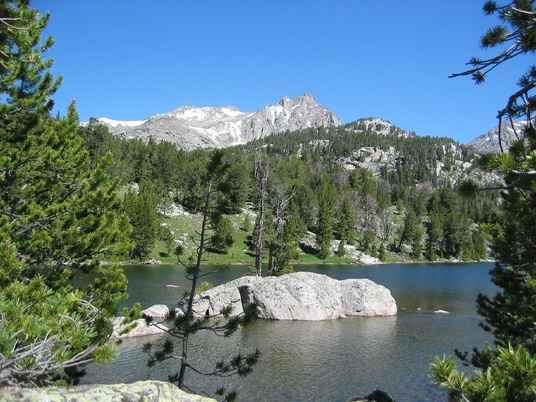
#> input picture release_data/uncropped/346203306_Large.jpg, 536 x 402 px, shrunk from 1024 x 768 before the run; its folder holds 5 pictures in this run
$ jupyter execute --allow-errors autocompcam.ipynb
#> lines starting #> are read from the running program, lines starting #| are printed output that depends on the picture
# autocompcam

Goal: build a camera that can detect if a shot is well framed, helping non-photographers think like photographers and take better pictures<br>
Ideally this would work in real time, but first I'm going to try to get it to work one frame at a time.<br>
Based off of some of this paper: https://dl.acm.org/doi/epdf/10.1145/2647868.2654979

### copied from dataset readme:

The mat file "500_image_dataset.mat" contains a list of 500 images and the corresponding bounding boxes collected on Amazon Mechnical Turk.<br>
The bbox field contains the four corners of bounding box in the order of (height_min, width_min, height_max, width_max).<br>
So, if you have an 3 channel RGB image "im" to crop, this Matlab code will do the job: im(height_min:height_max, width_min:width_max, :).<br>
For some reasons, turkers may fail to provid valid bounding boxes, in these cases, you may get negative coordinates, simply ignore them.<br>
0 value means the first pixel, simply treat them as 1 if using in Matlab.

[cell 1]
import math
import time
from joblib import dump, load

from scipy.io import loadmat

import pandas as pd

from matplotlib import pyplot as plt
import cv2

import numpy as np

from sklearn.utils import shuffle
from sklearn.svm import SVC
from sklearn.preprocessing import StandardScaler
from sklearn.svm import SVR
from sklearn.decomposition import PCA

#> (a cell that did not finish here is left out)

## load an image and it's associated crops to show how the dataset works

For our 'positive' set of well-composed images, we'll use the known good crops of an image generated by this dataset

#> (a cell that did not finish here is left out)

## Saliency Maps

Saliency is great because it is a good metaphor and method to describe the 'most important' parts of an image. This models how humans see, too, because we rarely just look at everything at once, but only focus on a few things at a time. <br>
<br>
The code this paper uses to classify well composed crops relies on saliency maps to reduce image dimensionality. Because they used Matlab, they also were able to draw on the work of some Israeli scientists who developed a really efficient saliency map algorithm. Sadly, the code they provided was an encrypted Matlab class, and was sufficiently complex that recreating that code (and makeing it run fast, possibly with OpenCL kernals) could probably be a whole different project. <br>
<br>
We'll settle for OpenCV's own static saliency map methods, Spectral Residual saliency and Fine Grained. Spectral Residual is a little bit faster, and because I want my stuff to work in real time, I'll use that. I did try running the model with fine grained enabled as well, and didn't see a huge improvement.

#> (a cell that did not finish here is left out)

The other thing that made this paper so unique was how they described images as a spatial pyramid. I won't go into huge detail, but it basically encodes image composition in a small amount of dimensions without the need for CNNs. The code below just describes how the pyramid breaks up the saliency map into a set of histograms.

[cell 5]
#splits image into M by N pixels
def gridSplit(im, M, N):
    return [im[x:x+M,y:y+N] for x in range(0,im.shape[0],M) for y in range(0,im.shape[1],N)]

#find out what we gotta split it into...
#> (the rest of this cell did not finish here and is left out)

## preprocessing

The code below just handles preprocessing for the dataset by making a saliency map for each image, cropping it for the 'well composed' samples, taking random crops for the poorly composed samples, and unrolling each crop into the SPSM described in the paper.

[cell 6]
"""
place all of the above into a single function to do all the preprocessing at once
"""
def gridSplit(im, M, N):
    return [im[x:x+M,y:y+N] for x in range(0,im.shape[0],M) for y in range(0,im.shape[1],N)]

#take random crop of image
# [15 lines left out: function randomCrop, not called in this run]

def histogram2(ssm):
    #find height and width
    height = ssm.shape[0]
    width = ssm.shape[1]

    #level 0
    hist = list(np.bincount(ssm.ravel(),minlength=256))

    #level 1
    sGrid = gridSplit(ssm, math.ceil(height/2), math.ceil(width/2))
    histograms = [list(np.bincount(sub.ravel(),minlength=256)) for sub in sGrid]
    final = []
    for idx, itm in enumerate(histograms[0]):
        for arr in histograms:
            final.append(arr[idx])
    hist.extend(final)

    #level 2
    sGrid = gridSplit(ssm, math.ceil(height/4), math.ceil(width/4))
    histograms = [list(np.bincount(sub.ravel(),minlength=256)) for sub in sGrid]
    final = []
    for idx, itm in enumerate(histograms[0]):
        for arr in histograms:
            final.append(arr[idx])
    hist.extend(final)

    return np.array(hist)


#TODO: add progress bar
def preprocess_all():
    allCrops = []
    allBadCrops = []

    for index, row in train.iterrows():
        #print(str(index) + "/500")

        #open target image
        fName = row.filename
        img = cv2.imread('release_data/uncropped/' + fName, cv2.IMREAD_COLOR)

        #find saliency map!
        saliency = cv2.saliency.StaticSaliencySpectralResidual_create()
        #saliency = cv2.saliency.StaticSaliencyFineGrained_create()
        (success, saliencyMap) = saliency.computeSaliency(img)
        ssm = (saliencyMap * 255).astype("uint8")

        for i, crop in enumerate(row.bbox):
            if crop[0] != -1:
                image = ssm[crop[0]:crop[2], crop[1]:crop[3]] #crop image

                if image.shape[0] != 0 and image.shape[1] != 0:
                    #add to output array
                    allCrops.append(histogram2(image))

                    #make bad crop
                    badCrop = randomCrop(ssm)

                    #add to bad output array
                    allBadCrops.append(histogram2(badCrop))

    return allCrops, allBadCrops

# [25 lines left out: function preprocess_all_singleCrop, not called in this run]

The code below actually runs the preprocessor and generates labels.

#> (a cell that did not finish here is left out)

Next, use an SVR to fit an association between the SPSMs and labels! This will take a little bit, beware. Also, the paper didn't mention it but I'm using a scalar transform and PCA to normalize the matrix values and prevent overfitting. You could also try SVR here, it's up to you.

[cell 8]
ss = StandardScaler()
# run this on our feature matrix
#> (the rest of this cell did not finish here and is left out)

#> (a cell that did not finish here is left out)

#> (a cell that did not finish here is left out)

## testing
Next, test on some sample photos, both from the collection of stuff I've takn as well as the actual dataset. Note the difference here isn't huge, and the model accuracy wasn't great (even without splitting test/training datasets). I will discuss more later.

[cell 11]
def pipeline(fName):
    #load
    img = cv2.imread(fName, cv2.IMREAD_COLOR)

    #saliency
    saliency = cv2.saliency.StaticSaliencySpectralResidual_create()
    #saliency = cv2.saliency.StaticSaliencyFineGrained_create()
    (success, saliencyMap) = saliency.computeSaliency(img)
    ssm = (saliencyMap * 255).astype("uint8")

    #histogram
    hist = histogram2(ssm)
    rhist = hist.reshape(1, -1)

    display(rh)

    #ss and pca
    rhist = ss.transform(rhist)
    rhist = pca.transform(rhist)

    return rhist

# [6 lines left out: function showi, not called in this run]

def pipeline_helper(img_path):
    test_img = pipeline(img_path)
#> in pipeline, img is the input picture: shape (402, 536, 3); mean B, G, R 127.5, 121.4, 96.1
#> in pipeline, `(success, saliencyMap) = saliency.computeSaliency(img)`:
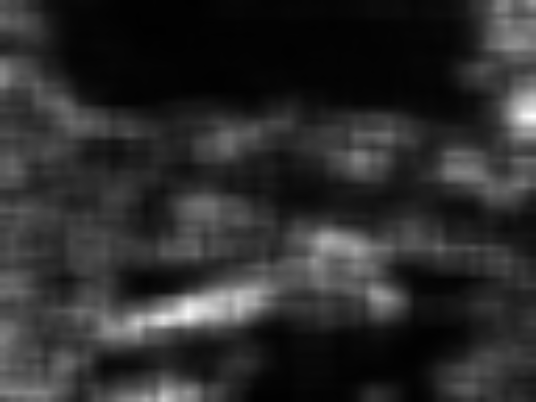
#> saliencyMap: shape (402, 536) float32; min 0.00671, max 0.992, mean 0.178
#> in pipeline, `(success, saliencyMap) = saliency.computeSaliency(img)`: success = True
#> in histogram2, `hist = list(np.bincount(ssm.ravel(),minlength=256))`: hist = 256 values, max 10193 at index 3, min 0 at index 0, mean 841.7
#> in histogram2, `sGrid = gridSplit(ssm, math.ceil(height/2), math.ceil(width/2))`: sGrid = 4 items
#> the loop in histogram2, `for idx, itm in enumerate(histograms[0]):` made 256 passes
#> itm on passes 1 to 3: 0, 357, 3845
#> after the loop in histogram2, `for idx, itm in enumerate(histograms[0]):`: final = 1024 values, max 5252 at index 12, min 0 at index 0, mean 210.4
#> in histogram2, `sGrid = gridSplit(ssm, math.ceil(height/4), math.ceil(width/4))`: sGrid = 16 items
#> the loop in histogram2, `for idx, itm in enumerate(histograms[0]):` made 256 passes
#> itm on passes 1 to 3: 0, 0, 390
#> after the loop in histogram2, `for idx, itm in enumerate(histograms[0]):`: final = 4096 values, max 4889 at index 49, min 0 at index 0, mean 52.61
#> in pipeline, `hist = histogram2(ssm)`: hist = 5376 values, max 10193 at index 3, min 0 at index 0, mean 120.2
    guess = regr.predict(test_img)
    display("composition score: " + str(guess[0]))
    showi(img_path)
    return
